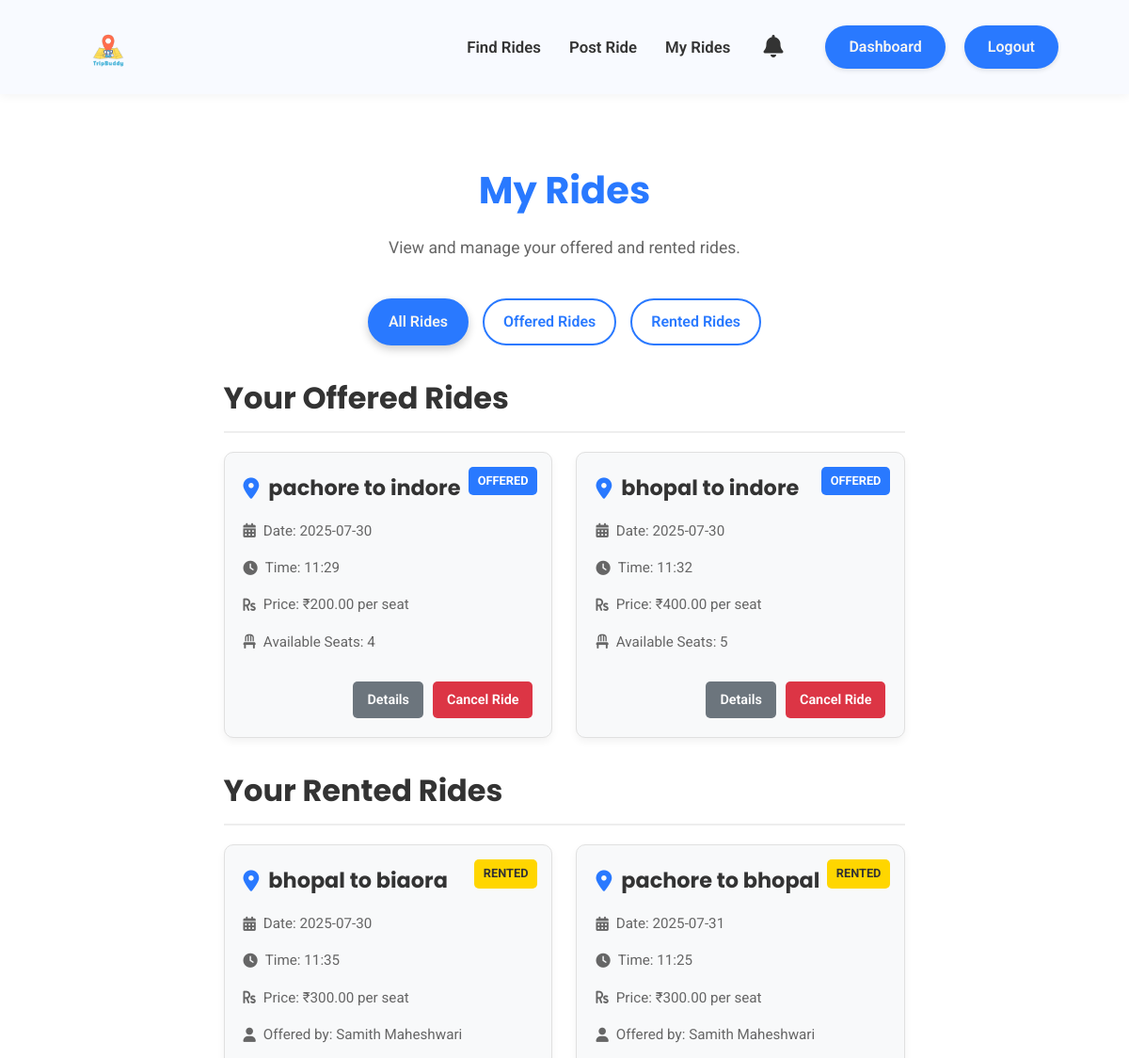
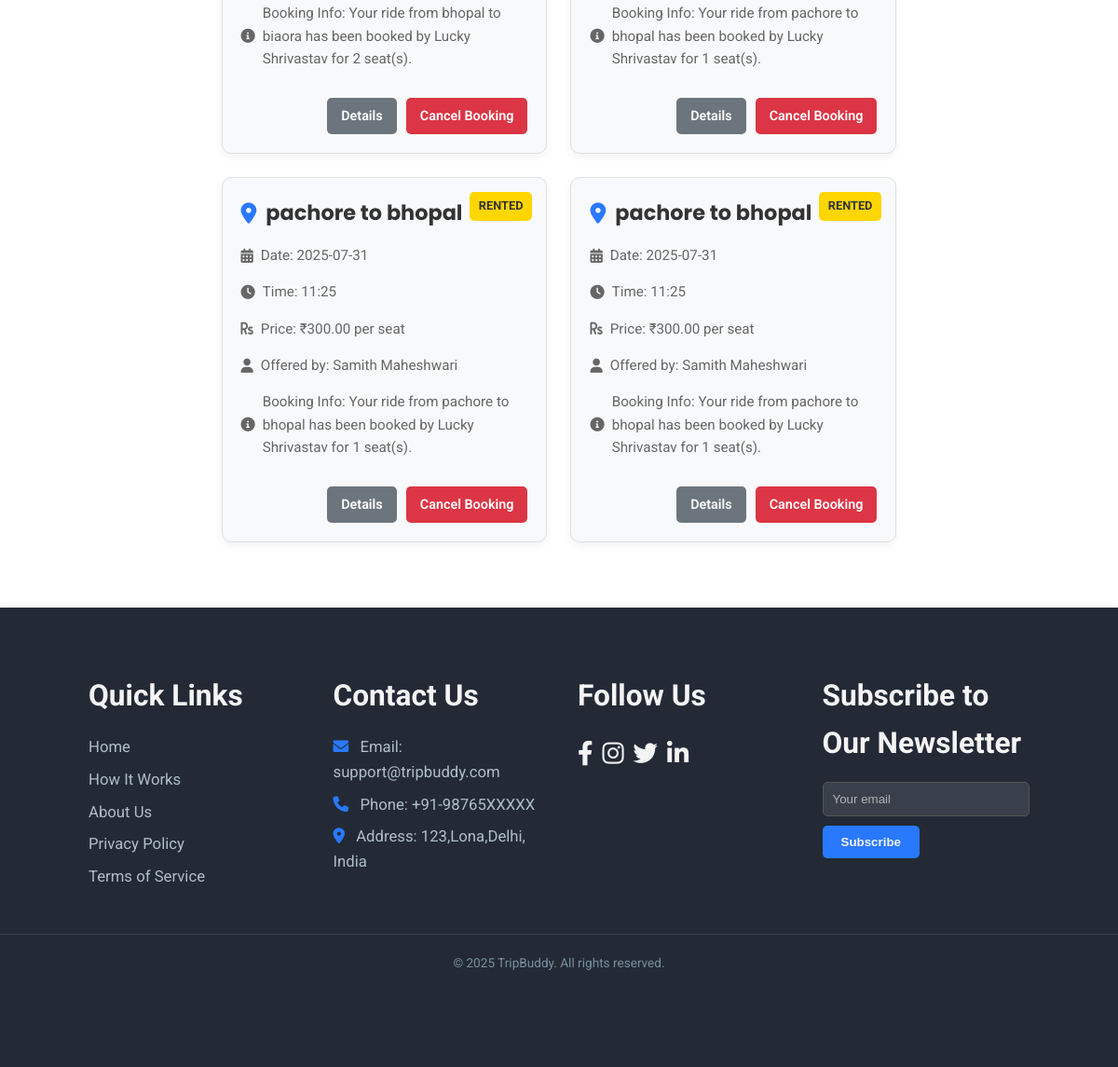
Page /my_rides (signed in) on the committed database (2 pictures, top to bottom).
### models.py (models this page shows, shortened)
class Ride(db.Model):
    id = db.Column(db.Integer, primary_key=True)
    creator_id = db.Column(db.Integer, db.ForeignKey('user.id'), nullable=False)
    start_location = db.Column(db.String(100), nullable=False)
    end_location = db.Column(db.String(100), nullable=False)
    price = db.Column(db.Float, nullable=False)
    seats = db.Column(db.Integer, nullable=False)
    date = db.Column(db.Date, nullable=False)
    time = db.Column(db.String(20), nullable=False) # Store time as string (e.g., "10:00 AM")
    description = db.Column(db.Text, nullable=True)

class Notification(db.Model):
    id = db.Column(db.Integer, primary_key=True)
    user_id = db.Column(db.Integer, db.ForeignKey('user.id'), nullable=False) # The user who receives the notification
    sender_id = db.Column(db.Integer, db.ForeignKey('user.id'), nullable=True) # Optional: User who triggered the notification
    message = db.Column(db.String(500), nullable=False)
    type = db.Column(db.String(50), nullable=True) # e.g., 'ride_booked', 'message', 'ride_cancelled'
    is_read = db.Column(db.Boolean, default=False, nullable=False)
    timestamp = db.Column(db.DateTime, default=datetime.utcnow, nullable=False)
    ride_id = db.Column(db.Integer, db.ForeignKey('ride.id'), nullable=True)
    ride = db.relationship('Ride', backref='notifications', lazy=True) # Back-reference to the ride

class User(UserMixin, db.Model):
    id = db.Column(db.Integer, primary_key=True)
    username = db.Column(db.String(80), unique=True, nullable=False)
    email = db.Column(db.String(120), unique=True, nullable=False)
    password = db.Column(db.String(120), nullable=False)
    role = db.Column(db.String(20), nullable=False) # e.g., 'Renter', 'Provider'
    rides_created = db.relationship('Ride', backref='creator', lazy=True)
    rides_taken = db.Column(db.Integer, default=0, nullable=False)
    can_offer_rides = db.Column(db.Boolean, default=False, nullable=False)
    can_find_rides = db.Column(db.Boolean, default=False, nullable=False)
    received_notifications = db.relationship('Notification', backref='recipient', lazy=True, foreign_keys='Notification.user_id')

### app.py (the view)
@app.route('/my_rides', methods=['GET'])
@login_required
def my_rides():
    filter_type = request.args.get('filter', 'all')
    offered_rides = []
    rented_bookings = [] # Renamed to better reflect it's a list of Notification objects
    offered_rides_query = Ride.query.filter_by(creator_id=current_user.id).order_by(Ride.date.desc(), Ride.time.asc())
    rented_bookings_query = Notification.query.options(joinedload(Notification.ride)).filter(
        Notification.sender_id == current_user.id,
        Notification.type == 'ride_booked',
        Notification.ride_id.isnot(None) # Ensure there's an associated ride
    ).order_by(Notification.timestamp.desc())
    if filter_type == 'offered':
        offered_rides = offered_rides_query.all()
    elif filter_type == 'rented':
        rented_bookings = rented_bookings_query.all()
    else: # 'all' or no filter
        offered_rides = offered_rides_query.all()
        rented_bookings = rented_bookings_query.all()
    return render_template('my_rides.html',
                           offered_rides=offered_rides,
                           rented_bookings=rented_bookings, # Pass the list of notifications
                           filter_type=filter_type)

### app.py (called while the page is built)
@login_manager.user_loader
def load_user(user_id):
    return User.query.get(int(user_id))

### templates/my_rides.html (shortened to what this page needs)
<!DOCTYPE html>
<html lang="en">
<head>
    <link rel="stylesheet" href="https://cdnjs.cloudflare.com/ajax/libs/font-awesome/6.0.0-beta3/css/all.min.css">
    <link rel="stylesheet" href="{{ url_for('static', filename='css/main.css') }}">
    <link rel="stylesheet" href="{{ url_for('static', filename='css/dashboard.css') }}">
</head>
<body>
    <header class="dashboard-header">
        <div class="header-container">
            <div class="logo">
                <img src="{{ url_for('static', filename='images/tripbuddy.png') }}" alt="TripBuddy Logo" class="logo-img">
            </div>
            <div class="header-right-section">
                <nav class="dashboard-nav-header">
                    <ul>
                        <li><a href="{{ url_for('find_rides') }}" {% if not current_user.can_find_rides %}class="disabled-link"{% endif %}>Find Rides</a></li>
                        <li><a href="{{ url_for('post_ride') }}" {% if not current_user.can_offer_rides %}class="disabled-link"{% endif %}>Post Ride</a></li>
                        <li><a href="{{ url_for('my_rides') }}" class="active">My Rides</a></li>
                    </ul>
                </nav>
                <div class="header-actions">
                    <button class="notification-bell" aria-label="Notifications">
                        <i class="fas fa-bell"></i>
                    </button>
                    <a href="{{ url_for('dashboard') }}" class="logout-btn-header">Dashboard</a>
                    <a href="{{ url_for('logout') }}" class="logout-btn-header">Logout</a>
                </div>
            </div>
        </div>
    </header>
    <main class="my-rides-main">
        <div class="my-rides-container">
            <h1 class="my-rides-heading">My Rides</h1>
            <p class="my-rides-subheading">View and manage your offered and rented rides.</p>
            <div class="filter-buttons">
                <a href="{{ url_for('my_rides', filter='all') }}" class="btn {% if filter_type == 'all' %}active{% endif %}">All Rides</a>
                <a href="{{ url_for('my_rides', filter='offered') }}" class="btn {% if filter_type == 'offered' %}active{% endif %}">Offered Rides</a>
                <a href="{{ url_for('my_rides', filter='rented') }}" class="btn {% if filter_type == 'rented' %}active{% endif %}">Rented Rides</a>
            </div>
            {% if (filter_type == 'all' or filter_type == 'offered') %}
                <section class="rides-list-section">
                    <h2>Your Offered Rides</h2>
                    {% if offered_rides %}
                        <div class="rides-grid">
                            {% for ride in offered_rides %}
                                <div class="ride-card">
                                    <span class="ride-type-badge offered">Offered</span>
                                    <h3><i class="fas fa-map-marker-alt"></i> {{ ride.start_location }} to {{ ride.end_location }}</h3>
                                    <p><i class="fas fa-calendar-alt"></i> Date: {{ ride.date.strftime('%Y-%m-%d') }}</p>
                                    <p><i class="fas fa-clock"></i> Time: {{ ride.time }}</p>
                                    <p><i class="fas fa-rupee-sign"></i> Price: ₹{{ "%.2f"|format(ride.price) }} per seat</p>
                                    <p><i class="fas fa-chair"></i> Available Seats: {{ ride.seats }}</p>
                                    <div class="ride-actions">
                                        <a href="#" class="btn-detail">Details</a>
                                        <a href="#" class="btn-cancel">Cancel Ride</a>
                                    </div>
                                </div>
                            {% endfor %}
                        </div>
                    {% else %}
                        <p class="no-rides-message"><i class="fas fa-info-circle"></i> You have not offered any rides yet.</p>
                    {% endif %}
                </section>
            {% endif %}
            {% if (filter_type == 'all' or filter_type == 'rented') %}
                <section class="rides-list-section">
                    <h2>Your Rented Rides</h2>
                    {% if rented_bookings %}
                        <div class="rides-grid">
                            {% for booking in rented_bookings %}
                                {% if booking.ride %}
                                <div class="ride-card">
                                    <span class="ride-type-badge rented">Rented</span>
                                    <h3><i class="fas fa-map-marker-alt"></i> {{ booking.ride.start_location }} to {{ booking.ride.end_location }}</h3>
                                    <p><i class="fas fa-calendar-alt"></i> Date: {{ booking.ride.date.strftime('%Y-%m-%d') }}</p>
                                    <p><i class="fas fa-clock"></i> Time: {{ booking.ride.time }}</p>
                                    <p><i class="fas fa-rupee-sign"></i> Price: ₹{{ "%.2f"|format(booking.ride.price) }} per seat</p>
                                    <p><i class="fas fa-user"></i> Offered by: {{ booking.ride.creator.username }}</p>
                                    <p><i class="fas fa-info-circle"></i> Booking Info: {{ booking.message }}</p>
                                    <div class="ride-actions">
                                        <a href="#" class="btn-detail">Details</a>
                                        <a href="#" class="btn-cancel">Cancel Booking</a>
                                    </div>
                                </div>
                                {% endif %}
                            {% endfor %}
                        </div>
                    {% else %}
                        <p class="no-rides-message"><i class="fas fa-info-circle"></i> You have not rented any rides yet.</p>
                    {% endif %}
                </section>
            {% endif %}
        </div>
    </main>
    <footer class="main-footer section-padding">
        <div class="footer-container container">
            <div class="footer-links-group">
                <h4>Quick Links</h4>
                <a href="{{ url_for('home') }}">Home</a>
                <a href="{{ url_for('home') }}#how-it-works">How It Works</a>
                <a href="{{ url_for('about') }}">About Us</a>
                <a href="#">Privacy Policy</a>
                <a href="#">Terms of Service</a>
            </div>
            <div class="footer-contact-group">
                <h4>Contact Us</h4>
                <p><i class="fas fa-envelope"></i> Email: support@tripbuddy.com</p>
                <p><i class="fas fa-phone"></i> Phone: +91-98765XXXXX</p>
                <p><i class="fas fa-map-marker-alt"></i> Address: 123,Lona,Delhi, India</p>
            </div>
            <div class="footer-social-group">
                <h4>Follow Us</h4>
                <div class="social-icons">
                    <a href="https://www.facebook.com" target="_blank" aria-label="Facebook"><i class="fab fa-facebook-f"></i></a>
                    <a href="https://www.instagram.com" target="_blank" aria-label="Instagram"><i class="fab fa-instagram"></i></a>
                    <a href="https://www.twitter.com" target="_blank" aria-label="Twitter"><i class="fab fa-twitter"></i></a>
                    <a href="https://www.linkedin.com" target="_blank" aria-label="LinkedIn"><i class="fab fa-linkedin-in"></i></a>
                </div>
            </div>
            <div class="footer-newsletter-group">
                <h4>Subscribe to Our Newsletter</h4>
                <form class="newsletter-form">
                    <input type="email" placeholder="Your email" required />
                    <button type="submit">Subscribe</button>
                </form>
            </div>
        </div>
        <p class="footer-copy">&copy; 2025 TripBuddy. All rights reserved.</p>
    </footer>
</body>
</html>

### static/css/main.css (style rules this page uses)
* { margin: 0; padding: 0; box-sizing: border-box; }
:root { --primary-color: #2979FF; --secondary-color: #FFD600; --dark-blue-hover: #1976D2; --dark-yellow-hover: #FFC107; --text-dark: #333333; --text-light: #f4f4f4; --background-light: #ffffff; --bg-dark: #232a36; --shadow-light: rgba(0, 0, 0, 0.05); --shadow-medium: rgba(0, 0, 0, 0.15); --poppins: 'Poppins', sans-serif; --roboto: 'Roboto', sans-serif; --primary-color-dark: #1976D2; --text-white: #ffffff; --bg-card: #ffffff; --text-medium: #666; }
body { font-family: var(--roboto); line-height: 1.6; color: var(--text-dark); background-color: #F0F2F5; overflow-x: hidden; display: flex; flex-direction: column; min-height: 100vh; }
.container { width: 90%; max-width: 1200px; margin: 0 auto; }
h1, h2, h3 { font-family: var(--poppins); color: var(--text-dark); margin-bottom: 20px; }
.section-padding { padding: 80px 0; }
.logo img { height: 80px; width: auto; display: block; }
.btn, .nav-btn { display: inline-flex; align-items: center; justify-content: center; padding: 8px 20px; border-radius: 25px; text-decoration: none; font-weight: 600; transition: all 0.3s ease; font-size: 1em; border: 2px solid transparent; cursor: pointer; white-space: nowrap; }
.btn::after, .nav-btn::after { display: none; }
.main-footer { background: var(--bg-dark); color: #B0BEC5; text-align: center; box-shadow: 0 -2px 10px var(--shadow-light); padding-top: 50px; margin-top: auto; }
.main-footer .footer-container { display: flex; flex-wrap: wrap; justify-content: space-around; margin-bottom: 20px; font-size: 1.1em; padding: 0 15px; }
.footer-links-group, .footer-contact-group, .footer-social-group, .footer-newsletter-group { margin: 20px; min-width: 200px; flex: 1; max-width: 280px; text-align: left; }
.footer-links-group h4, .footer-contact-group h4, .footer-social-group h4, .footer-newsletter-group h4 { margin-bottom: 15px; font-size: 1.8em; color: var(--text-light); }
.footer-links-group a, .footer-contact-group p { display: block; color: #B0BEC5; text-decoration: none; margin-bottom: 8px; font-size: 0.95em; }
.footer-contact-group p i { margin-right: 8px; color: var(--primary-color); }
.footer-social-group .social-icons { margin-top: 0; display: flex; justify-content: flex-start; }
.footer-social-group .social-icons a { margin: 0 10px 0 0; font-size: 1.5em; color: var(--text-light); }
.footer-newsletter-group .newsletter-form { display: flex; flex-direction: column; align-items: flex-start; }
.footer-newsletter-group input { padding: 10px; width: 100%; max-width: 250px; margin-bottom: 10px; border: 1px solid #555; background-color: rgba(255, 255, 255, 0.1); color: var(--text-light); border-radius: 5px; }
.footer-newsletter-group input::placeholder { color: rgba(255, 255, 255, 0.6); }
.footer-newsletter-group button { padding: 10px 20px; background-color: var(--primary-color); color: var(--text-light); border: none; cursor: pointer; border-radius: 5px; font-weight: bold; transition: background-color 0.3s ease; }
.footer-copy { border-top: 1px solid rgba(255, 255, 255, 0.1); padding-top: 20px; margin-top: 20px; padding-bottom: 20px; font-size: 0.85em; color: #78909C; }

### rows in the picture
Ride: start_location "pachore", end_location "indore", date "2025-07-30", time "11:29", price "200.00", seats "4"
Ride: start_location "bhopal", end_location "indore", date "2025-07-30", time "11:32", price "400.00", seats "5"
Notification: ride.start_location "bhopal", ride.end_location "biaora", ride "2025-07-30", ride.time "11:35", ride.creator.username "Samith Maheshwari", message "Your ride from bhopal to biaora has been booked by Lucky Shrivastav for 2 seat(s)."
Ride: ride.price "300.00"
Notification: ride.start_location "pachore", ride.end_location "bhopal", ride "2025-07-31", ride.time "11:25", ride.creator.username "Samith Maheshwari", message "Your ride from pachore to bhopal has been booked by Lucky Shrivastav for 1 seat(s)."
Ride: ride.price "300.00"
Notification: ride.start_location "pachore", ride.end_location "bhopal", ride "2025-07-31", ride.time "11:25", ride.creator.username "Samith Maheshwari", message "Your ride from pachore to bhopal has been booked by Lucky Shrivastav for 1 seat(s)."
Notification: ride.start_location "pachore", ride.end_location "bhopal", ride "2025-07-31", ride.time "11:25", ride.creator.username "Samith Maheshwari", message "Your ride from pachore to bhopal has been booked by Lucky Shrivastav for 1 seat(s)."
